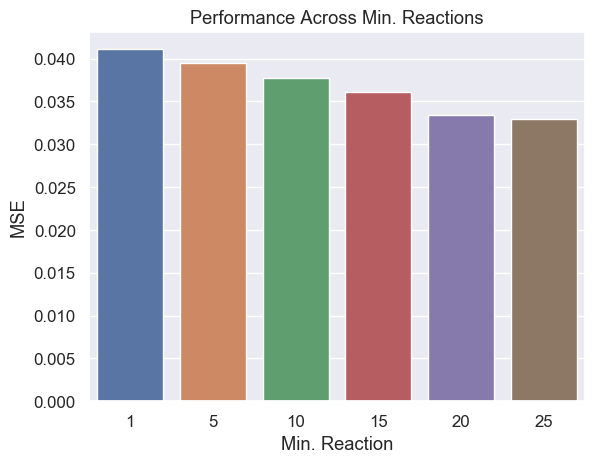

Write the Python code that produced this figure.
import matplotlib.pyplot as plt

import seaborn as sns
import pandas as pd
sns.set(style="darkgrid", font_scale=1.1)
d = {'Min. Reaction': ['1', '5', '10', '15', '20', '25'],
     'MSE': [0.0411, 0.0395, 0.0377, 0.0361, 0.0334,   0.0329]}
df = pd.DataFrame(data=d)

# ax = sns.countplot(x="Category", data=df)
ax = sns.barplot(x="Min. Reaction", y="MSE", data=df, order=[
                 '1', '5', '10', '15', '20', '25'])
ax.set_title(
    'Performance Across Min. Reactions')
plt.savefig('./Facebook/min_thresholds', bbox_inches="tight")
